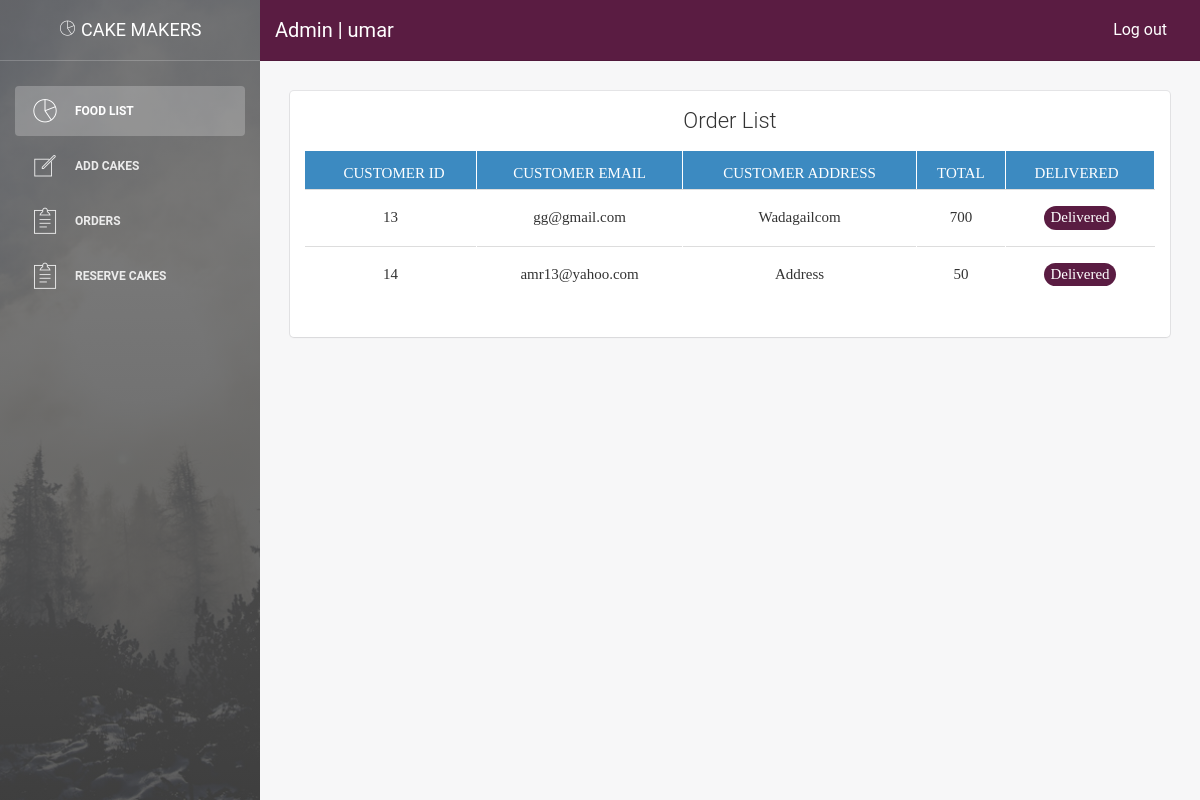
Screenshot of /admin/orders.php (signed in) with the database file from the repository.
### tables this page shows
CREATE TABLE `basket` (
  `id` int(11) NOT NULL,
  `customer_name` varchar(255) NOT NULL,
  `contact_number` varchar(255) NOT NULL,
  `address` varchar(255) NOT NULL,
  `email` varchar(255) NOT NULL,
  `total` varchar(255) NOT NULL,
  `status` varchar(255) NOT NULL,
  `date_made` varchar(255) NOT NULL
);

### admin/orders.php (the view, shortened to what this page needs)
<?php
	require "includes/db.php";
?>
<!doctype html>
<html lang="en">
<head>
    <link href="assets/css/bootstrap.min.css" rel="stylesheet" />
    <link href="assets/css/animate.min.css" rel="stylesheet"/>
    <link href="assets/css/light-bootstrap-dashboard.css" rel="stylesheet"/>
    <link href="assets/css/demo.css" rel="stylesheet" />
    <link href="assets/css/pe-icon-7-stroke.css" rel="stylesheet" />
    <link href="assets/css/style.css" rel="stylesheet" />
</head>
<body>
<div class="wrapper">
    <div class="sidebar" data-color="#000" data-image="assets/img/sidebar-5.jpg">
    	<?php require "includes/side_wrapper.php"; ?>
    <div class="main-panel">
        <nav class="navbar navbar-default navbar-fixed" style="background: #521038f2;">
            <div class="container-fluid">
                <div class="navbar-header">
                    <a class="navbar-brand" href="#" style="color: #fff;">Admin | <?php echo $_SESSION["username"]  ?>
                    </a>
                </div>
                <div class="collapse navbar-collapse">
                    <ul class="nav navbar-nav navbar-right">
                        <li>
                            <a href="logout.php" name="logout" style="color: #fff;">
                                Log out
                            </a>
                        </li>
                    </ul>
                </div>
            </div>
        </nav>
       <div class="content">
            <div class="container-fluid">
                <div class="row">
                    <div class="col-md-12">
                        <div class="card">
                            <div class="header">
                                <h4 class="title" style="text-align: center">Order List</h4>
                            </div>
				<div class="panel-body no-padding" style="display: block;">
					<table class="table table-striped" style="text-align: center;">
						<thead>
							<tr class="warning">
								<th style="text-align: center; background: #227ab9e0; color: #fff; border-right: 1px solid #fff; font-size: 15px; font-family:cafifornia;">customer ID</th>
								<th style="text-align: center; background: #227ab9e0; color: #fff; border-right: 1px solid #fff;font-size: 15px; font-family:cafifornia;">customer email</th>
		<th style="text-align: center; background: #227ab9e0; color: #fff; border-right: 1px solid #fff;font-size: 15px; font-family:cafifornia;">Customer address</th>
		<th style="text-align: center; background: #227ab9e0; color: #fff; border-right: 1px solid #fff;font-size: 15px; font-family:cafifornia;">Total</th>
<th style="text-align: center; background: #227ab9e0; color: #fff; border-right: 1px solid #fff;font-size: 15px; font-family:cafifornia;">Delivered</th>
	</tr>
<?php
$sql = "select * from basket";
$result = $db->query($sql);
while($row = $result->fetch_array())
{
    echo "<tr class='table-striped' style='text-align: center; border-right: 1px solid #fff; font-size: 15px; font-family:cafifornia;'>";
    echo "<td style='text-align: center; border-right: 1px solid #fff; font-size: 15px; font-family:cafifornia;'>". $row["id"] . "</td>";
    echo "<td style='text-align: center; border-right: 1px solid #fff; font-size: 15px; font-family:cafifornia;'>". $row["email"] . "</td>";
    echo "<td style='text-align: center; border-right: 1px solid #fff; font-size: 15px; font-family:cafifornia;'>". $row["address"] . "</td>";
   echo "<td style='text-align: center; border-right: 1px solid #fff; font-size: 15px; font-family:cafifornia;'>". $row["total"] . "</td>";
    echo '<td ><form action="" method="POST"><input class="btn btn-danger" type="hidden" name="id" value=' . $row['id'] .'><input type="submit" style="  background-color: #521038f2;
  color: white;font-family:cafifornia;
  border: none;
  color: white;
  border-radius:80px;
  text-decoration: none;
  margin: 4px 2px;
  cursor: pointer;" name="submit" value="Delivered"></form></td>';
    echo "</tr>";
}
?>
					</table>
  </div>
  </div>
                        </div>
                    </div>
                </div>
            </div>
        </div>
        <footer class="footer">
            <div class="container-fluid">
                <p class="copyright pull-right">
                    &copy; 2016 <a href="index.php" style="color: #521038f2;">Cake Makers</a>
                </p>
            </div>
        </footer>
    </div>
</body>
</html>

### rows the page displays
basket: id "13", email "gg@gmail.com", address "Wadagailcom", total "700"
basket: id "14", email "amr13@yahoo.com", address "Address", total "50"

### other values shown
$_SESSION["username"] "umar"
